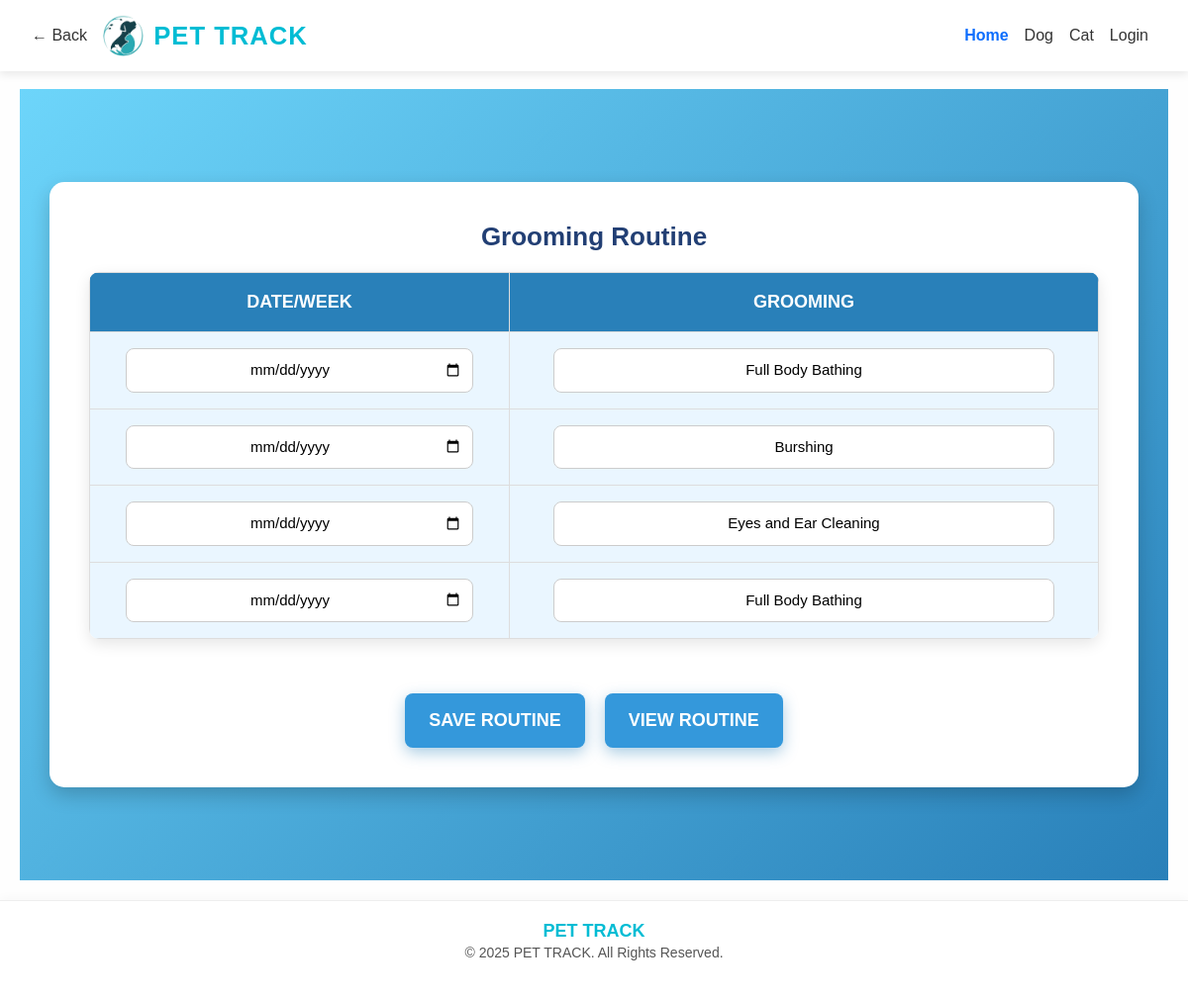
Screenshot of /dog_grooming_routine/2/ with the database file from the repository.
### app1/models.py (models this page shows, shortened)
class DogGroomingRoutine(models.Model):
    dog = models.ForeignKey(Dog, on_delete=models.CASCADE, default=1)
    dog_name = models.CharField(max_length=100)
    date01 = models.DateField(blank=True, null=True)
    grooming01 = models.CharField(max_length=255, blank=True, null=True)
    date02 = models.DateField(blank=True, null=True)
    grooming02 = models.CharField(max_length=255, blank=True, null=True)
    date03 = models.DateField(blank=True, null=True)
    grooming03 = models.CharField(max_length=255, blank=True, null=True)
    date04 = models.DateField(blank=True, null=True)
    grooming04 = models.CharField(max_length=255, blank=True, null=True)

### app1/views.py (the view, shortened to what this page needs)
# urls.py: path('dog_grooming_routine/<int:id>/', views.dog_grooming_routine, name='dog_grooming_routine'),
def dog_grooming_routine(request, id):
    dog = get_object_or_404(Dog, id=id)
    routine, created = DogGroomingRoutine.objects.get_or_create(dog=dog)
    return render(request, 'dog_grooming_routine.html', {
        'dog': dog,
        'routine': routine,
        'did': id
    })

### templates/dog_grooming_routine.html (shortened to what this page needs)
{% extends 'base.html' %}
{% load static %}
{% block content %}
<section>
    <form action="{% url 'dog_grooming_routine' id=did %}" method="post">
        <h2>Grooming Routine</h2>
        <table>
            <tr>
                <th>Date/Week</th>
                <th>Grooming</th>
            </tr>
            <tr>
                <td><input type="date" name="date01" value="{{ routine.date01 }}" ></td>
                <td><input type="text" name="grooming01" value="{{ routine.grooming01 }}" placeholder="Enter grooming details"></td>
            </tr>
            <tr>
                <td><input type="date" name="date02" value="{{ routine.date02 }}" ></td>
                <td><input type="text" name="grooming02" value="{{ routine.grooming02 }}" placeholder="Enter grooming details"></td>
            </tr>
            <tr>
                <td><input type="date" name="date03" value="{{ routine.date03 }}" ></td>
                <td><input type="text" name="grooming03" value="{{ routine.grooming03 }}" placeholder="Enter grooming details"></td>
            </tr>
            <tr>
                <td><input type="date" name="date04" value="{{ routine.date04 }}" ></td>
                <td><input type="text" name="grooming04" value="{{ routine.grooming04 }}" placeholder="Enter grooming details"></td>
            </tr>
        </table>
        <div class="button-row">
            <button type="submit">Save Routine</button>
            {% if routine.id %}
                <a href="{% url 'cat_health_view' id=routine.id %}" class="button">View Routine</a>
            {% endif %}
        </div>
    </form>
</section>
{% endblock %}

### templates/base.html (style rules this page uses)
* { box-sizing: border-box; }
body { font-family: 'Poppins', sans-serif; margin: 0; padding-top: 70px; background-color: #fefefe; color: #333; }

### templates/dog_grooming_routine.html (style rules this page uses)
section { font-family: 'Poppins', sans-serif; background: linear-gradient(135deg, #6dd5fa, #2980b9); margin: 0; padding: 0; display: flex; justify-content: center; align-items: center; min-height: 100vh; }
form { background: white; padding: 40px; border-radius: 15px; box-shadow: 0px 8px 20px rgba(0, 0, 0, 0.2); width: 100%; max-width: 1100px; text-align: center; animation: fadeIn 0.6s ease-in-out; margin: 20px; }
h2 { color: #223f74; margin-bottom: 20px; font-size: 26px; font-weight: bold; }
table { width: 100%; border-collapse: collapse; margin-top: 15px; background: #fff; border-radius: 10px; overflow: hidden; box-shadow: 0px 5px 15px rgba(0, 0, 0, 0.1); }
th, td { border: 1px solid #ddd; padding: 16px; text-align: center; font-size: 16px; }
th { background: #2980b9; color: white; font-size: 18px; text-transform: uppercase; }
td { background: #eaf6ff; }
td input { width: 90%; padding: 10px; border: 1px solid #ccc; border-radius: 8px; text-align: center; font-size: 15px; transition: 0.3s; }
button, .button { display: inline-block; margin-top: 25px; background-color: #3498db; color: white; border: none; padding: 14px 24px; font-size: 18px; border-radius: 8px; cursor: pointer; transition: 0.3s; font-weight: bold; text-transform: uppercase; box-shadow: 0px 5px 15px rgba(41, 128, 185, 0.4); text-decoration: none; }
.button-row { display: flex; justify-content: center; align-items: center; gap: 20px; margin-top: 30px; flex-wrap: wrap; }

### rows the page displays
DogGroomingRoutine: grooming01 "Full Body Bathing", grooming02 "Burshing", grooming03 "Eyes and Ear Cleaning", grooming04 "Full Body Bathing"
